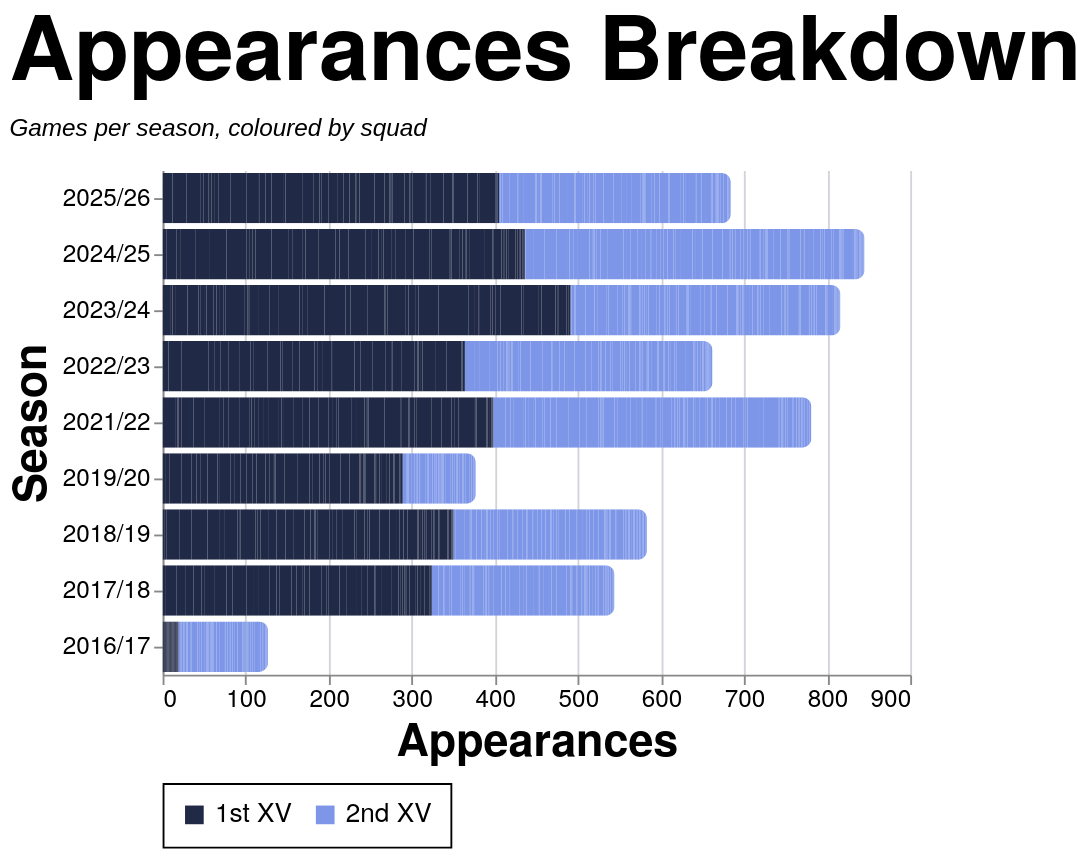

Write the Vega-Lite specification saved for this chart.
### Vega-Lite specification from a JSON file in a GitHub repository (floating-point values rounded to 4 significant figures; data arrays with more than 128 entries replaced by an {"elided": "..."} marker saying what was removed)
{"config": {"axis": {"labelFont": "PT Sans Narrow, Helvetica Neue, Helvetica, Arial, sans-serif", "titleFont": "PT Sans Narrow, Helvetica Neue, Helvetica, Arial, sans-serif", "labelFontSize": 13, "titleFontSize": 24, "gridColor": "#202947", "gridOpacity": 0.2, "zindex": 1}, "text": {"font": "Lato, sans-serif"}, "bar": {"cornerRadiusEnd": 5}, "header": {"labelFont": "PT Sans Narrow, Helvetica Neue, Helvetica, Arial, sans-serif", "titleFont": "PT Sans Narrow, Helvetica Neue, Helvetica, Arial, sans-serif", "labelFontSize": 24, "titleFontSize": 28, "labelFontWeight": "bold", "orient": "left"}, "legend": {"labelFont": "PT Sans Narrow, Helvetica Neue, Helvetica, Arial, sans-serif", "titleFont": "PT Sans Narrow, Helvetica Neue, Helvetica, Arial, sans-serif", "labelFontSize": 14, "titleFontSize": 16, "titlePadding": 5, "fillColor": "white", "strokeColor": "black", "padding": 10, "titleFontWeight": "lighter", "titleFontStyle": "italic", "titleColor": "gray", "offset": 10}, "title": {"font": "PT Sans Narrow, Helvetica Neue, Helvetica, Arial, sans-serif", "fontSize": 48, "fontWeight": "bold", "anchor": "start", "align": "center", "titlePadding": 20, "subtitlePadding": 10, "subtitleFontSize": 13, "subtitleColor": "", "subtitleFontStyle": "italic", "offset": 15, "color": "black"}, "axisX": {"labelAngle": 0}, "facet": {"title": null, "header": null, "align": {"row": "each", "column": "each"}}, "resolve": {"scale": {"y": "independent", "facet": "independent"}}, "background": "transparent", "scale": {"offsetBandPaddingOuter": 0.2, "offsetBandPaddingInner": 0.1}, "view": {"stroke": null, "background": "transparent"}}, "data": {"name": "data-ae269e8dfd5578a23a57126535fe4553"}, "mark": {"type": "bar"}, "encoding": {"color": {"field": "color_value", "legend": {"orient": "bottom", "title": null}, "scale": {"domain": ["1st XV", "2nd XV"], "range": ["#202946", "#7d96e8"]}, "sort": {"field": "sum(apps)", "op": "sum", "order": "descending"}, "type": "nominal"}, "tooltip": [{"field": "player", "title": "Player", "type": "nominal"}, {"field": "season", "title": "Season", "type": "nominal"}, {"field": "color_value", "title": "Group", "type": "nominal"}, {"aggregate": "sum", "field": "apps", "title": "Appearances", "type": "quantitative"}], "x": {"aggregate": "sum", "field": "apps", "title": "Appearances", "type": "quantitative"}, "y": {"field": "season", "sort": {"field": "season_sort", "op": "max", "order": "descending"}, "title": "Season", "type": "nominal"}}, "height": {"step": 30}, "title": {"text": "Appearances Breakdown", "subtitle": "Games per season, coloured by squad"}, "width": 400, "$schema": "https://vega.github.io/schema/vega-lite/v5.20.1.json", "datasets": {"data-ae269e8dfd5578a23a57126535fe4553": {"elided": "2502 records"}}}
